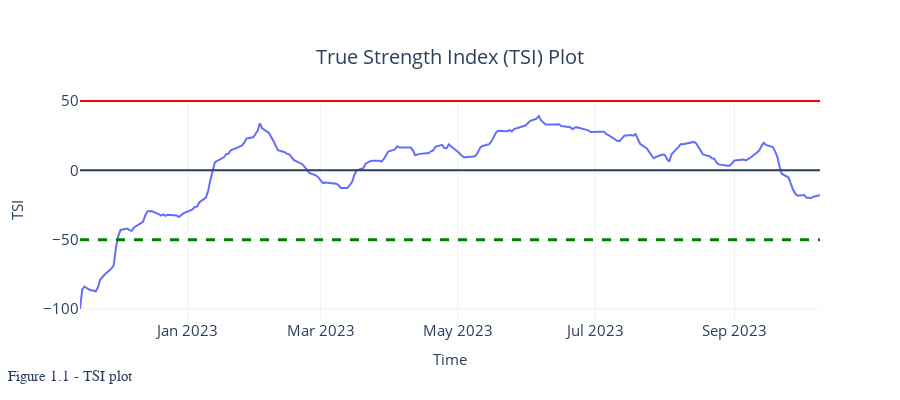

The notebook cell this image was saved under:
### Markdown cell above
```{important} Visualization

# Visualization

```

### Code cell
n = 1
text = f"Figure 1.{n} - TSI plot "

fig = px.line(df, y="TSI", title="True Strength Index (TSI) Plot")
fig.add_hline(y=0.0)
fig.add_hline(y=50.0, line_color="red")
fig.add_hline(y=-50.0,line_width=3, line_dash="dash", line_color="green")
fig = format_plot(fig, ylabel="TSI", text=text)
# fig.write_image("imgs/chapter_3/line_plot.png")
fig.show()


n += 1

### Figure 1 — Plotly figure (JSON) as saved in the notebook; plotly's stock layout.template omitted (floating-point values rounded to 4 significant figures; data arrays with more than 128 entries replaced by an {"elided": "..."} marker saying what was removed)
{"data": [{"hovertemplate": "Date=%{x}<br>TSI=%{y}<extra></extra>", "legendgroup": "", "line": {"color": "#636efa", "dash": "solid"}, "marker": {"symbol": "circle"}, "mode": "lines", "name": "", "orientation": "v", "showlegend": false, "type": "scatter", "x": {"elided": "226 str values"}, "xaxis": "x", "y": {"elided": "226 float values"}, "yaxis": "y"}], "layout": {"annotations": [{"font": {"family": "Arial Black", "size": 15}, "showarrow": false, "text": "Figure 1.1 - TSI plot ", "x": -0.1, "xref": "paper", "y": -0.3, "yref": "paper"}], "autosize": false, "height": 400, "legend": {"font": {"size": 15}, "orientation": "h", "title": {}, "tracegroupgap": 0, "x": 1, "xanchor": "right", "y": 0.98, "yanchor": "bottom"}, "shapes": [{"type": "line", "x0": 0, "x1": 1, "xref": "x domain", "y0": 0, "y1": 0, "yref": "y"}, {"line": {"color": "red"}, "type": "line", "x0": 0, "x1": 1, "xref": "x domain", "y0": 50, "y1": 50, "yref": "y"}, {"line": {"color": "green", "dash": "dash", "width": 3}, "type": "line", "x0": 0, "x1": 1, "xref": "x domain", "y0": -50, "y1": -50, "yref": "y"}], "title": {"font": {"size": 20}, "text": "True Strength Index (TSI) Plot", "x": 0.5, "xanchor": "center", "yanchor": "top"}, "width": 900, "xaxis": {"anchor": "y", "autorange": true, "domain": [0, 1], "range": ["2022-11-14", "2023-10-09"], "tickfont": {"size": 15}, "title": {"font": {"size": 15}, "text": "Time"}, "type": "date"}, "yaxis": {"anchor": "x", "autorange": true, "domain": [0, 1], "range": [-107.9, 50.72], "tickfont": {"size": 15}, "title": {"font": {"size": 15}, "text": "TSI"}, "type": "linear"}}}
